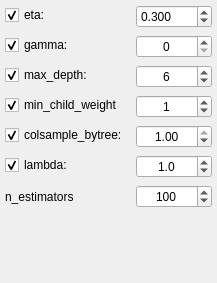
                     <widget class="QWidget" name="page_xgb_fit">
                      <property name="geometry">
                       <rect>
                        <x>0</x>
                        <y>0</y>
                        <width>217</width>
                        <height>283</height>
                       </rect>
                      </property>
                      <attribute name="label">
                       <string>XGBoost Hyperparameters</string>
                      </attribute>
                      <layout class="QVBoxLayout" name="verticalLayout_44">
                       <property name="spacing">
                        <number>0</number>
                       </property>
                       <property name="leftMargin">
                        <number>0</number>
                       </property>
                       <property name="topMargin">
                        <number>0</number>
                       </property>
                       <property name="rightMargin">
                        <number>0</number>
                       </property>
                       <property name="bottomMargin">
                        <number>0</number>
                       </property>
                       <item>
                        <layout class="QFormLayout" name="page_xgb_fit_formLayout">
                         <property name="horizontalSpacing">
                          <number>8</number>
                         </property>
                         <property name="verticalSpacing">
                          <number>7</number>
                         </property>
                         <property name="leftMargin">
                          <number>5</number>
                         </property>
                         <property name="topMargin">
                          <number>5</number>
                         </property>
                         <property name="rightMargin">
                          <number>5</number>
                         </property>
                         <property name="bottomMargin">
                          <number>5</number>
                         </property>
                         <item row="0" column="0">
                          <widget class="CheckBox" name="xgb_eta_checkBox">
                           <property name="text">
                            <string>eta:</string>
                           </property>
                           <property name="checked">
                            <bool>true</bool>
                           </property>
                           <property name="autoRepeat">
                            <bool>false</bool>
                           </property>
                          </widget>
                         </item>
                         <item row="1" column="0">
                          <widget class="CheckBox" name="xgb_gamma_checkBox">
                           <property name="text">
                            <string>gamma:</string>
                           </property>
                           <property name="checked">
                            <bool>true</bool>
                           </property>
                          </widget>
                         </item>
                         <item row="2" column="0">
                          <widget class="CheckBox" name="xgb_max_depth_checkBox">
                           <property name="text">
                            <string>max_depth:</string>
                           </property>
                           <property name="checked">
                            <bool>true</bool>
                           </property>
                          </widget>
                         </item>
                         <item row="3" column="0">
                          <widget class="CheckBox" name="xgb_min_child_weight_checkBox">
                           <property name="text">
                            <string>min_child_weight</string>
                           </property>
                           <property name="checked">
                            <bool>true</bool>
                           </property>
                          </widget>
                         </item>
                         <item row="4" column="0">
                          <widget class="CheckBox" name="xgb_colsample_bytree_checkBox">
                           <property name="text">
                            <string>colsample_bytree:</string>
                           </property>
                           <property name="checked">
                            <bool>true</bool>
                           </property>
                          </widget>
                         </item>
                         <item row="5" column="0">
                          <widget class="CheckBox" name="xgb_lambda_checkBox">
                           <property name="text">
                            <string>lambda:</string>
                           </property>
                           <property name="checked">
                            <bool>true</bool>
                           </property>
                          </widget>
                         </item>
                         <item row="6" column="0">
                          <widget class="QLabel" name="xgb_n_estimators_label">
                           <property name="text">
                            <string>n_estimators</string>
                           </property>
                          </widget>
                         </item>
                         <item row="0" column="1">
                          <widget class="CompactDoubleSpinBox" name="xgb_eta_doubleSpinBox">
                           <property name="decimals">
                            <number>3</number>
                           </property>
                           <property name="minimum">
                            <double>0.001000000000000</double>
                           </property>
                           <property name="maximum">
                            <double>1.000000000000000</double>
                           </property>
                           <property name="value">
                            <double>0.300000000000000</double>
                           </property>
                          </widget>
                         </item>
                         <item row="1" column="1">
                          <widget class="SpinBox" name="xgb_gamma_spinBox">
                           <property name="alignment">
                            <set>Qt::AlignCenter</set>
                           </property>
                          </widget>
                         </item>
                         <item row="2" column="1">
                          <widget class="SpinBox" name="xgb_max_depth_spinBox">
                           <property name="alignment">
                            <set>Qt::AlignCenter</set>
                           </property>
                           <property name="maximum">
                            <number>20</number>
                           </property>
                           <property name="value">
                            <number>6</number>
                           </property>
                          </widget>
                         </item>
                         <item row="3" column="1">
                          <widget class="SpinBox" name="xgb_min_child_weight_spinBox">
                           <property name="alignment">
                            <set>Qt::AlignCenter</set>
                           </property>
                           <property name="value">
                            <number>1</number>
                           </property>
                          </widget>
                         </item>
                         <item row="4" column="1">
                          <widget class="DoubleSpinBox" name="xgb_colsample_bytree_doubleSpinBox">
                           <property name="alignment">
                            <set>Qt::AlignCenter</set>
                           </property>
                           <property name="minimum">
                            <double>0.010000000000000</double>
                           </property>
                           <property name="maximum">
                            <double>1.000000000000000</double>
                           </property>
                           <property name="value">
                            <double>1.000000000000000</double>
                           </property>
                          </widget>
                         </item>
                         <item row="5" column="1">
                          <widget class="DoubleSpinBox" name="xgb_lambda_doubleSpinBox">
                           <property name="alignment">
                            <set>Qt::AlignCenter</set>
                           </property>
                           <property name="decimals">
                            <number>1</number>
                           </property>
                           <property name="minimum">
                            <double>0.100000000000000</double>
                           </property>
                           <property name="value">
                            <double>1.000000000000000</double>
                           </property>
                          </widget>
                         </item>
                         <item row="6" column="1">
                          <widget class="SpinBox" name="xgb_n_estimators_spinBox">
                           <property name="alignment">
                            <set>Qt::AlignCenter</set>
                           </property>
                           <property name="minimum">
                            <number>10</number>
                           </property>
                           <property name="maximum">
                            <number>1000</number>
                           </property>
                           <property name="value">
                            <number>100</number>
                           </property>
                          </widget>
                         </item>
                        </layout>
                       </item>
                      </layout>
                     </widget>
